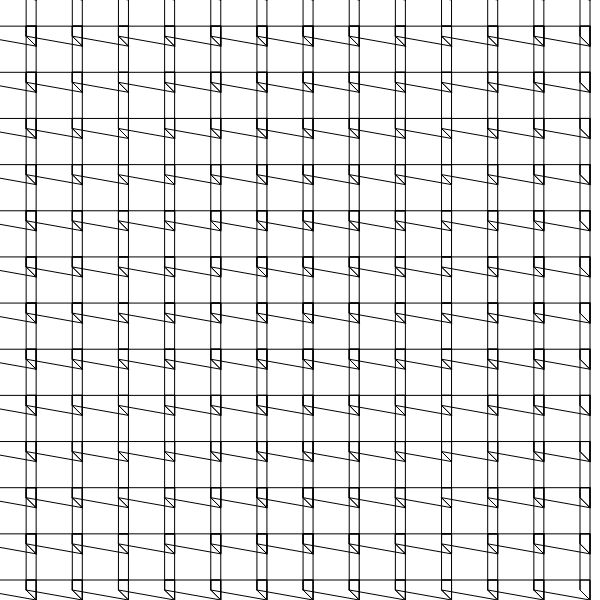
Frame 1 (no input)
Frame 60 (no input): identical to frame 1, image omitted
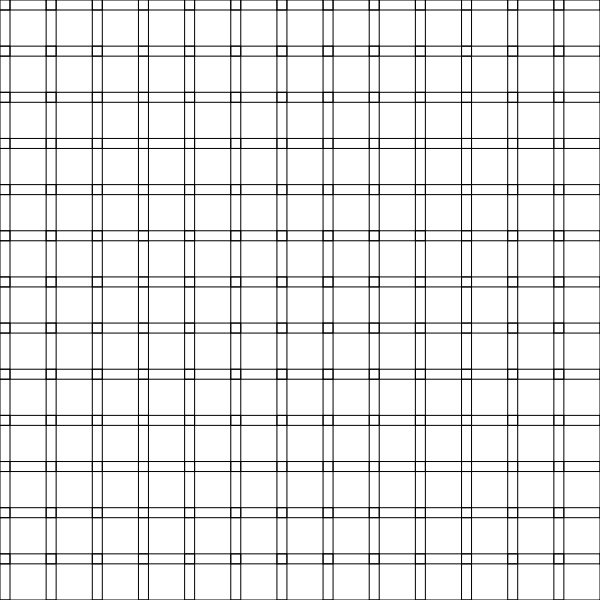
Frame 120 (the mouse pressed at the canvas centre since frame 60)

The p5.js sketch that drew these frames (run headless with seeded random() and noise() and a simulated clock; from frame 60 on, the mouse is pressed at the canvas centre):

// p5.js sketch
// ── sketch.js
// pure mouse-driven mesh — same as 294 (kept as its own gallery day)

const noc_x = 14;
const noc_y = 14;
const cubeS = 10;
let xstep, ystep;

function setup() {
  createCanvas(600, 600);
  noStroke();
  xstep = width / (noc_x - 1);
  ystep = height / (noc_y - 1);
}

function draw() {
  background(255);
  const mx = map(mouseX, 0, width, -cubeS, cubeS);
  const my = map(mouseY, 0, height, -cubeS, cubeS);
  drawMesh(cubeS, mx, my, xstep, ystep, color(0));
}

function drawMesh(cubeS, mx, my, xstep, ystep, meshClr) {
  const s = cubeS + mx + my;
  let posX = 0;
  let posY = 0;
  const cubes = [];
  for (let i = 0; i < noc_x * noc_y; i++) {
    const a1 = { x: mx + posX, y: posY };
    const a2 = { x: s + posX + mx, y: posY + my };
    const a3 = { x: s + posX + mx, y: s + posY + my };
    const a4 = { x: mx + posX, y: s + posY + my };
    cubes.push([a1, a2, a3, a4]);
    posX += xstep;
    if (i % noc_x === noc_x - 1) {
      posY += ystep;
      posX = 0;
    }
  }

  noFill();
  stroke(meshClr);
  strokeWeight(1);
  for (const c of cubes) {
    beginShape();
    vertex(c[0].x, c[0].y);
    vertex(c[1].x, c[1].y);
    vertex(c[2].x, c[2].y);
    vertex(c[3].x, c[3].y);
    endShape(CLOSE);
  }

  for (let i = 1; i < cubes.length; i++) {
    const ca = cubes[i - 1];
    const cb = cubes[i];
    if (ca[0].y === cb[0].y) {
      beginShape();
      vertex(ca[1].x, ca[1].y);
      vertex(cb[0].x, cb[0].y);
      vertex(cb[3].x, cb[3].y);
      vertex(ca[2].x, ca[2].y);
      endShape(CLOSE);
    }
  }
  for (let i = noc_x; i < cubes.length; i++) {
    const ca = cubes[i - noc_x];
    const cb = cubes[i];
    beginShape();
    vertex(ca[3].x, ca[3].y);
    vertex(ca[2].x, ca[2].y);
    vertex(cb[1].x, cb[1].y);
    vertex(cb[0].x, cb[0].y);
    endShape(CLOSE);
  }
}
